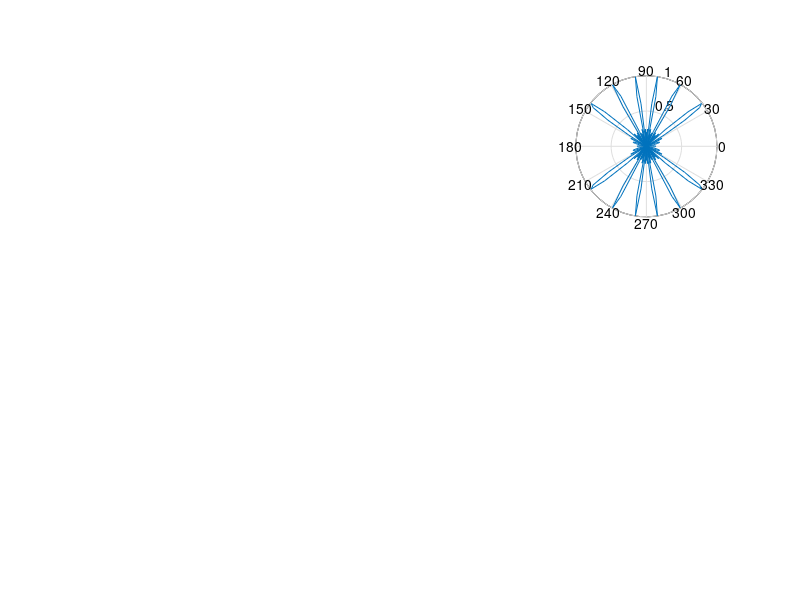

Source code (MATLAB):
%This program print pattern for linear Array (uniform) Antenna by giing
%N,alfa,d
%and the wavelength you work with
%if you want full pattern maultiply this pattern by any Antenna pattern
%Have a nice Pattern "Arabia Tech"
lamda=input('enter the value of wave length= ');
N=input('enter the no. of elements= ');
alfa=input('enter your progressive phase= ');
d=input('enter the seperation distance between elements= ');
B=(2*pi/lamda);
theta= pi/100:pi/100:2*pi;
w=alfa+B*d.*cos(theta);
AF=sinc(N*(w./2))./sinc(w./2);
subplot(2,3,3)
polar(theta,AF)